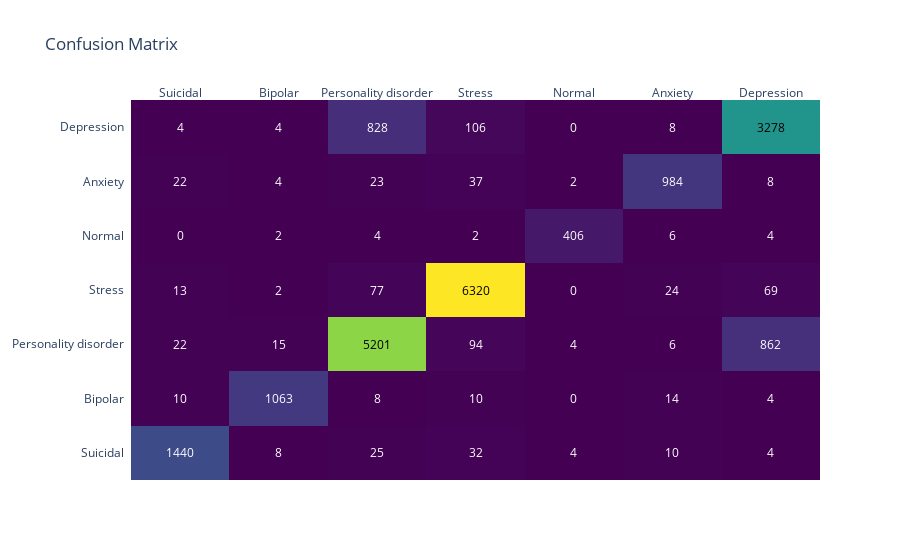

The cell this chart's notebook holds for it:
### Code cell
cm = confusion_matrix(y_test, y_pred)
fig = ff.create_annotated_heatmap(
    z=cm,
    x=list(set(y_test)),
    y=list(set(y_test)),
    annotation_text=cm,
    colorscale='Viridis'
)
fig.update_layout(title='Confusion Matrix')
fig.show()

### Figure 1 — Plotly figure (JSON) as saved in the notebook; plotly's stock layout.template omitted (floating-point values rounded to 4 significant figures)
{"data": [{"colorscale": [[0, "#440154"], [0.1111, "#482878"], [0.2222, "#3e4989"], [0.3333, "#31688e"], [0.4444, "#26828e"], [0.5556, "#1f9e89"], [0.6667, "#35b779"], [0.7778, "#6ece58"], [0.8889, "#b5de2b"], [1, "#fde725"]], "reversescale": false, "showscale": false, "type": "heatmap", "x": ["Suicidal", "Bipolar", "Personality disorder", "Stress", "Normal", "Anxiety", "Depression"], "y": ["Suicidal", "Bipolar", "Personality disorder", "Stress", "Normal", "Anxiety", "Depression"], "z": [[1440, 8, 25, 32, 4, 10, 4], [10, 1063, 8, 10, 0, 14, 4], [22, 15, 5201, 94, 4, 6, 862], [13, 2, 77, 6320, 0, 24, 69], [0, 2, 4, 2, 406, 6, 4], [22, 4, 23, 37, 2, 984, 8], [4, 4, 828, 106, 0, 8, 3278]]}], "layout": {"annotations": [{"font": {"color": "#FFFFFF"}, "showarrow": false, "text": "1440", "x": "Suicidal", "xref": "x", "y": "Suicidal", "yref": "y"}, {"font": {"color": "#FFFFFF"}, "showarrow": false, "text": "8", "x": "Bipolar", "xref": "x", "y": "Suicidal", "yref": "y"}, {"font": {"color": "#FFFFFF"}, "showarrow": false, "text": "25", "x": "Personality disorder", "xref": "x", "y": "Suicidal", "yref": "y"}, {"font": {"color": "#FFFFFF"}, "showarrow": false, "text": "32", "x": "Stress", "xref": "x", "y": "Suicidal", "yref": "y"}, {"font": {"color": "#FFFFFF"}, "showarrow": false, "text": "4", "x": "Normal", "xref": "x", "y": "Suicidal", "yref": "y"}, {"font": {"color": "#FFFFFF"}, "showarrow": false, "text": "10", "x": "Anxiety", "xref": "x", "y": "Suicidal", "yref": "y"}, {"font": {"color": "#FFFFFF"}, "showarrow": false, "text": "4", "x": "Depression", "xref": "x", "y": "Suicidal", "yref": "y"}, {"font": {"color": "#FFFFFF"}, "showarrow": false, "text": "10", "x": "Suicidal", "xref": "x", "y": "Bipolar", "yref": "y"}, {"font": {"color": "#FFFFFF"}, "showarrow": false, "text": "1063", "x": "Bipolar", "xref": "x", "y": "Bipolar", "yref": "y"}, {"font": {"color": "#FFFFFF"}, "showarrow": false, "text": "8", "x": "Personality disorder", "xref": "x", "y": "Bipolar", "yref": "y"}, {"font": {"color": "#FFFFFF"}, "showarrow": false, "text": "10", "x": "Stress", "xref": "x", "y": "Bipolar", "yref": "y"}, {"font": {"color": "#FFFFFF"}, "showarrow": false, "text": "0", "x": "Normal", "xref": "x", "y": "Bipolar", "yref": "y"}, {"font": {"color": "#FFFFFF"}, "showarrow": false, "text": "14", "x": "Anxiety", "xref": "x", "y": "Bipolar", "yref": "y"}, {"font": {"color": "#FFFFFF"}, "showarrow": false, "text": "4", "x": "Depression", "xref": "x", "y": "Bipolar", "yref": "y"}, {"font": {"color": "#FFFFFF"}, "showarrow": false, "text": "22", "x": "Suicidal", "xref": "x", "y": "Personality disorder", "yref": "y"}, {"font": {"color": "#FFFFFF"}, "showarrow": false, "text": "15", "x": "Bipolar", "xref": "x", "y": "Personality disorder", "yref": "y"}, {"font": {"color": "#000000"}, "showarrow": false, "text": "5201", "x": "Personality disorder", "xref": "x", "y": "Personality disorder", "yref": "y"}, {"font": {"color": "#FFFFFF"}, "showarrow": false, "text": "94", "x": "Stress", "xref": "x", "y": "Personality disorder", "yref": "y"}, {"font": {"color": "#FFFFFF"}, "showarrow": false, "text": "4", "x": "Normal", "xref": "x", "y": "Personality disorder", "yref": "y"}, {"font": {"color": "#FFFFFF"}, "showarrow": false, "text": "6", "x": "Anxiety", "xref": "x", "y": "Personality disorder", "yref": "y"}, {"font": {"color": "#FFFFFF"}, "showarrow": false, "text": "862", "x": "Depression", "xref": "x", "y": "Personality disorder", "yref": "y"}, {"font": {"color": "#FFFFFF"}, "showarrow": false, "text": "13", "x": "Suicidal", "xref": "x", "y": "Stress", "yref": "y"}, {"font": {"color": "#FFFFFF"}, "showarrow": false, "text": "2", "x": "Bipolar", "xref": "x", "y": "Stress", "yref": "y"}, {"font": {"color": "#FFFFFF"}, "showarrow": false, "text": "77", "x": "Personality disorder", "xref": "x", "y": "Stress", "yref": "y"}, {"font": {"color": "#000000"}, "showarrow": false, "text": "6320", "x": "Stress", "xref": "x", "y": "Stress", "yref": "y"}, {"font": {"color": "#FFFFFF"}, "showarrow": false, "text": "0", "x": "Normal", "xref": "x", "y": "Stress", "yref": "y"}, {"font": {"color": "#FFFFFF"}, "showarrow": false, "text": "24", "x": "Anxiety", "xref": "x", "y": "Stress", "yref": "y"}, {"font": {"color": "#FFFFFF"}, "showarrow": false, "text": "69", "x": "Depression", "xref": "x", "y": "Stress", "yref": "y"}, {"font": {"color": "#FFFFFF"}, "showarrow": false, "text": "0", "x": "Suicidal", "xref": "x", "y": "Normal", "yref": "y"}, {"font": {"color": "#FFFFFF"}, "showarrow": false, "text": "2", "x": "Bipolar", "xref": "x", "y": "Normal", "yref": "y"}, {"font": {"color": "#FFFFFF"}, "showarrow": false, "text": "4", "x": "Personality disorder", "xref": "x", "y": "Normal", "yref": "y"}, {"font": {"color": "#FFFFFF"}, "showarrow": false, "text": "2", "x": "Stress", "xref": "x", "y": "Normal", "yref": "y"}, {"font": {"color": "#FFFFFF"}, "showarrow": false, "text": "406", "x": "Normal", "xref": "x", "y": "Normal", "yref": "y"}, {"font": {"color": "#FFFFFF"}, "showarrow": false, "text": "6", "x": "Anxiety", "xref": "x", "y": "Normal", "yref": "y"}, {"font": {"color": "#FFFFFF"}, "showarrow": false, "text": "4", "x": "Depression", "xref": "x", "y": "Normal", "yref": "y"}, {"font": {"color": "#FFFFFF"}, "showarrow": false, "text": "22", "x": "Suicidal", "xref": "x", "y": "Anxiety", "yref": "y"}, {"font": {"color": "#FFFFFF"}, "showarrow": false, "text": "4", "x": "Bipolar", "xref": "x", "y": "Anxiety", "yref": "y"}, {"font": {"color": "#FFFFFF"}, "showarrow": false, "text": "23", "x": "Personality disorder", "xref": "x", "y": "Anxiety", "yref": "y"}, {"font": {"color": "#FFFFFF"}, "showarrow": false, "text": "37", "x": "Stress", "xref": "x", "y": "Anxiety", "yref": "y"}, {"font": {"color": "#FFFFFF"}, "showarrow": false, "text": "2", "x": "Normal", "xref": "x", "y": "Anxiety", "yref": "y"}, {"font": {"color": "#FFFFFF"}, "showarrow": false, "text": "984", "x": "Anxiety", "xref": "x", "y": "Anxiety", "yref": "y"}, {"font": {"color": "#FFFFFF"}, "showarrow": false, "text": "8", "x": "Depression", "xref": "x", "y": "Anxiety", "yref": "y"}, {"font": {"color": "#FFFFFF"}, "showarrow": false, "text": "4", "x": "Suicidal", "xref": "x", "y": "Depression", "yref": "y"}, {"font": {"color": "#FFFFFF"}, "showarrow": false, "text": "4", "x": "Bipolar", "xref": "x", "y": "Depression", "yref": "y"}, {"font": {"color": "#FFFFFF"}, "showarrow": false, "text": "828", "x": "Personality disorder", "xref": "x", "y": "Depression", "yref": "y"}, {"font": {"color": "#FFFFFF"}, "showarrow": false, "text": "106", "x": "Stress", "xref": "x", "y": "Depression", "yref": "y"}, {"font": {"color": "#FFFFFF"}, "showarrow": false, "text": "0", "x": "Normal", "xref": "x", "y": "Depression", "yref": "y"}, {"font": {"color": "#FFFFFF"}, "showarrow": false, "text": "8", "x": "Anxiety", "xref": "x", "y": "Depression", "yref": "y"}, {"font": {"color": "#000000"}, "showarrow": false, "text": "3278", "x": "Depression", "xref": "x", "y": "Depression", "yref": "y"}], "title": {"text": "Confusion Matrix"}, "xaxis": {"dtick": 1, "gridcolor": "rgb(0, 0, 0)", "side": "top", "ticks": ""}, "yaxis": {"dtick": 1, "ticks": "", "ticksuffix": "  "}}}
